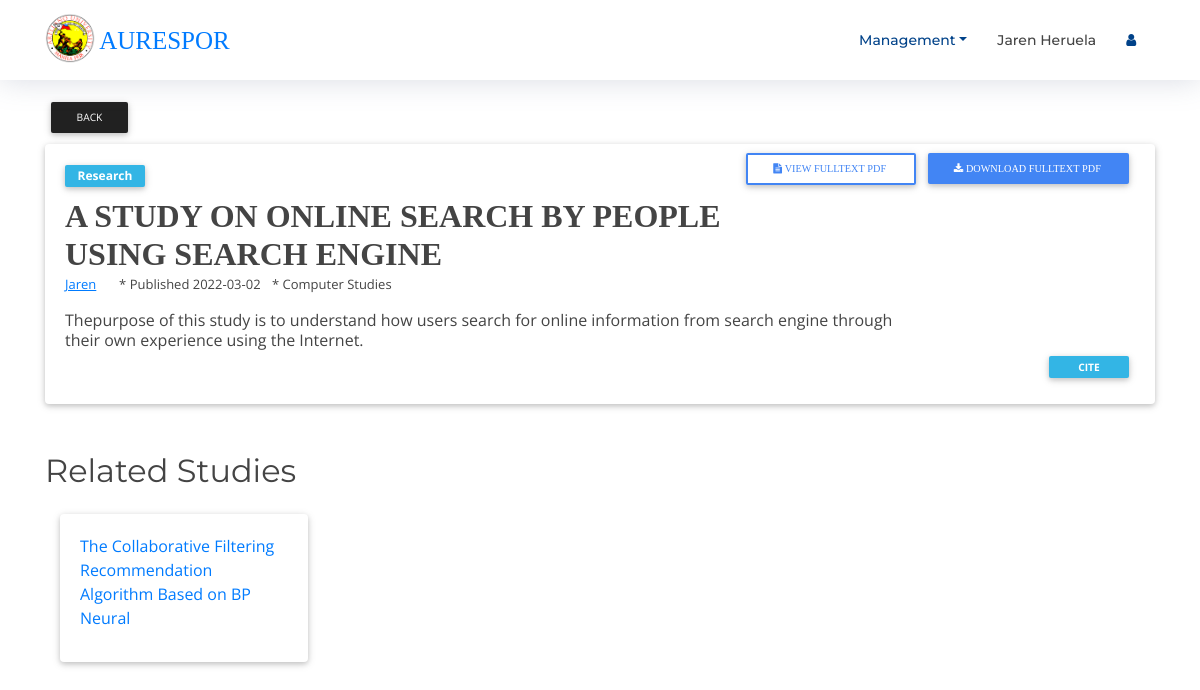
The page /admin/research/api/action.php?id=1 (signed in) on the database its author committed.
### tables this page shows
CREATE TABLE `tblresearch` (
  `id` int(100) NOT NULL,
  `title` longtext NOT NULL,
  `abstract` longtext NOT NULL,
  `main_author` varchar(100) NOT NULL,
  `co_authors` varchar(100) NOT NULL,
  `date_publish` varchar(20) NOT NULL,
  `field_of_study` varchar(100) NOT NULL,
  `status` varchar(20) NOT NULL,
  `pdf_file` varchar(100) NOT NULL,
  `views` varchar(20) NOT NULL,
  `cites` varchar(20) NOT NULL,
  `tagging` varchar(100) NOT NULL
);

### admin/research/functions/DB.func.php (called while the page is built, shortened)
<?php
function get_researchaction($connect,$id){
	$sql = "SELECT * FROM tblresearch WHERE id='$id'";
	$result = $connect->query($sql);
	if ($result->num_rows > 0) {
		return $result->fetch_assoc();
	} else {
		return "0";
	}
}
function get_researchrelated($connect, $fstudy, $tags){
	$sql = "SELECT * FROM tblresearch WHERE field_of_study ='$fstudy' OR tagging = '$tags'";
	$result1 = $connect->query($sql);
		return $result1;
}
?>

### admin/research/api/action.php (the view, shortened to what this page needs)
<?php
include_once "../inc/header1.php";
?>
<?php
if (!empty($_GET['id']))
{
	$data = get_researchaction($connect,$_GET['id']);
	$fstudy = $data['field_of_study'];
	$tags = $data['tagging'];
?>
	<div class="container">
		<div id="result">
		<a href="../research.php"><button class="btn btn-dark btn-sm"  style="float:left">Back</button></a>
		</div>
	</div><br><br>
	<div class="container">
	<div class="card">
		<div class="card-body">
		<div style="line-height: 20px;">
					<div class="badge badge-info text-wrap" style="width: 5rem; padding:5px;" >
					<span >Research</span>
					</div>
					<div>
						<button type ="button" class="btn btn-primary btn-sm float-right" style="position:relative;bottom:40px;" name="btn-download"><span class="fa fa-download"> Download Fulltext PDF&nbsp;</span></button>
						<a href="../../research/<?php echo $data['pdf_file']?>"><button type ="button" class="btn btn-outline-primary btn-sm float-right" style="position:relative;bottom:40px;" name="btn-fullview"><i class="fa fa-file-text"> View Fulltext PDF&nbsp;</i></button></a>
					</div>
					<div>
						<h2 class="text-left" style="margin-top:10px; font-family:'Lucida Sans';" ><b><?php echo $data['title']?></b></h2>
						<ul class="list-inline" style="font-size: small;">
							<li class="list-inline-item"><a href="author.php?author=<?php echo $data['main_author'];?>"><u><?php echo $data['main_author']?></u></a></li>
							<li class="list-inline-item ">* Published <?php echo $data['date_publish'];?></li>
							<li class="list-inline-item">* <?php echo $data['field_of_study'];?></li>
						</ul>
					</div>
					<p class="font-weight-normal text-left" style="width:80%;"><?php echo ($data['abstract']); ?></p>
					<button type="button" class="btn btn-sm badge badge-info text-wrap" style="width: 5rem; padding:6px; float:right"><span>Cite</span></button>
		</div>
		</div>
	</div>
	</div>
	<br<br><br>
	<br<br><br>
	<div class="container">
		<h2>Related Studies</h2><br>
		<div class="card-group">
		<?php
		$result1 = get_researchrelated($connect,$fstudy,$tags);
		if ($result1->num_rows>0) {
			while ($data1 = mysqli_fetch_array($result1))
			{
				if($data1['id'] != $_GET['id'])
				{
				?>
					<div class="col-md-3 col-sm-5">
					<div class="card">
						<div class="card-body">
							<a href="action.php?id=<?php echo $data1['id'];?>"><p class="card-title"><?php echo $data1['title'];?></p></a>
						</div>
					</div>
					</div>
			<?php
				}
			}
		}
		?>
		</div>
		</div>
	<br><br>
<?php
}
?>

### resource/css/style.css (style rules this page uses)
body { background: #fff; color: #444; font-family: "Open Sans", sans-serif; }
a { color: #007bff; transition: 0.5s; }
p { padding: 0; margin: 0 0 30px 0; }
h1, h2, h3, h4, h5, h6 { font-family: "Montserrat", sans-serif; font-weight: 400; margin: 0 0 20px 0; padding: 0; }

### admin/research/api/action.php (style rules this page uses)
h2,p { padding:0; margin:0; }

### rows shown on the page
tblresearch: title "A STUDY ON ONLINE SEARCH BY PEOPLE USING SEARCH ENGINE", main_author "Jaren", date_publish "2022-03-02", field_of_study "Computer Studies", abstract "Thepurpose of this study is to understand how users search for online information from search engine through their own experience using the Internet."
tblresearch: title "The Collaborative Filtering Recommendation Algorithm Based on BP Neural"

### other values the page prints
$_SESSION['name'] "Jaren Heruela"
